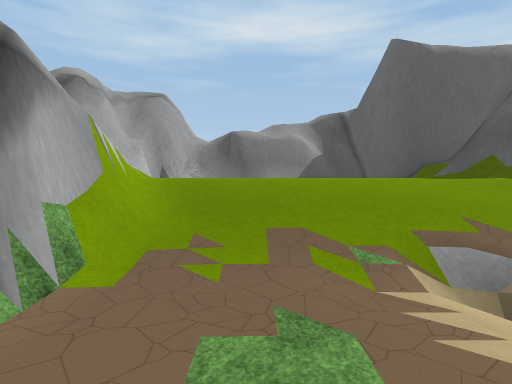
[1] (above)

12 first-person views from a walk through a 3-D level made in the Unity game engine. The camera is 1.5 m above the floor, looks level and sees 75° across. The floor is counted in squares, 2 m on a side. Each view is taken from the middle of a square. On the plan, view 1 faces up. The plan holds only what a view shows up to about 11 squares ahead; the rest is blank. The place goes on beyond the plan. The player character is not drawn. Some surface patterns are stand-ins.

[2]
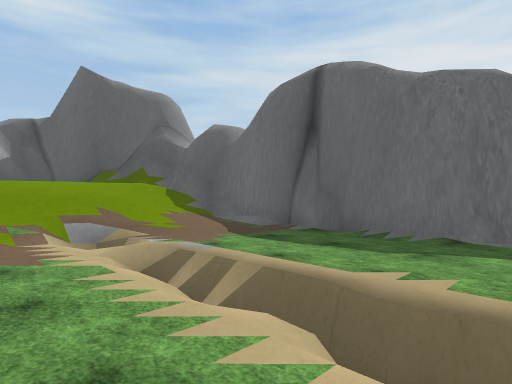

[3]
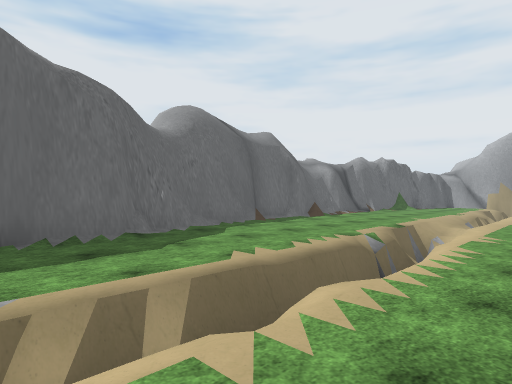

[4]
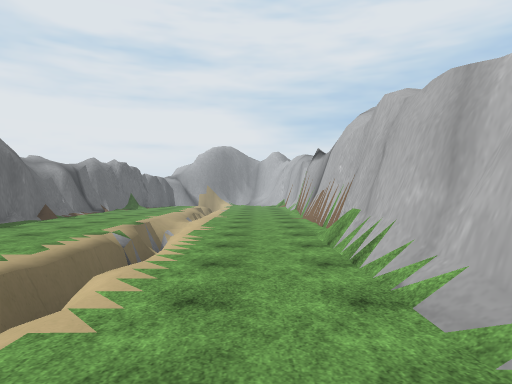

[5]
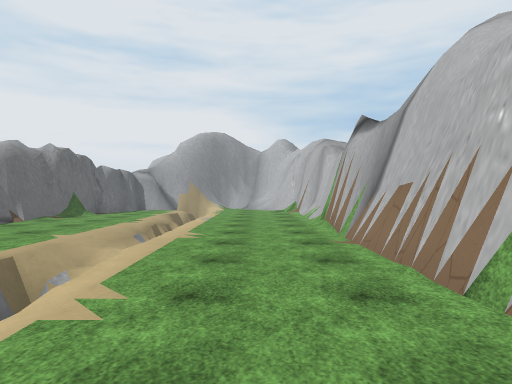

[6]
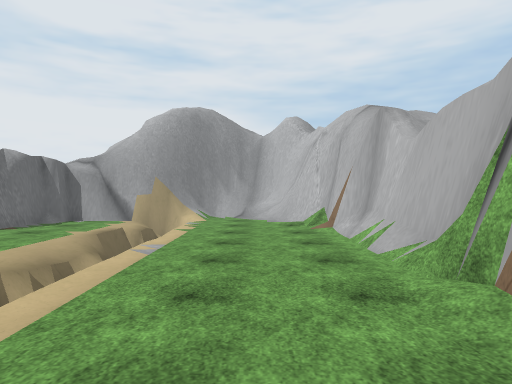

[7]
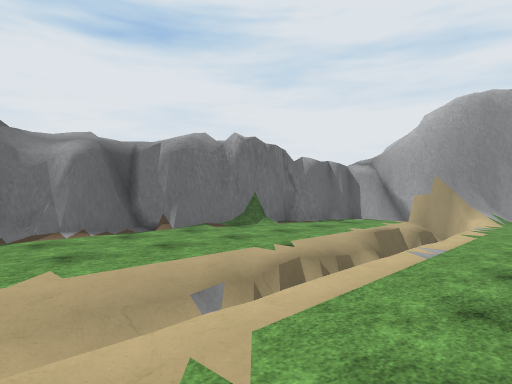

[8]
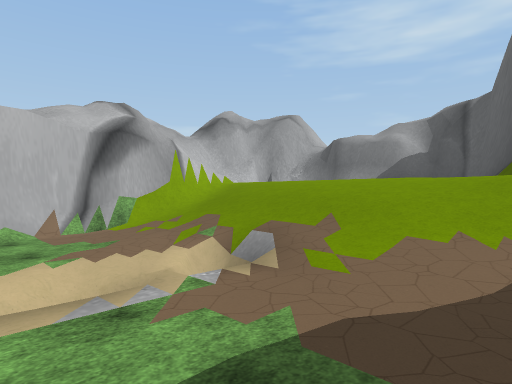

[9]
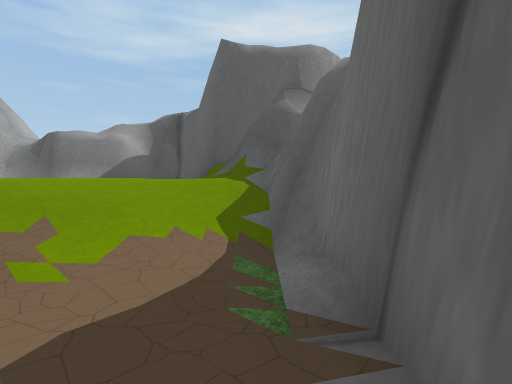

[10]
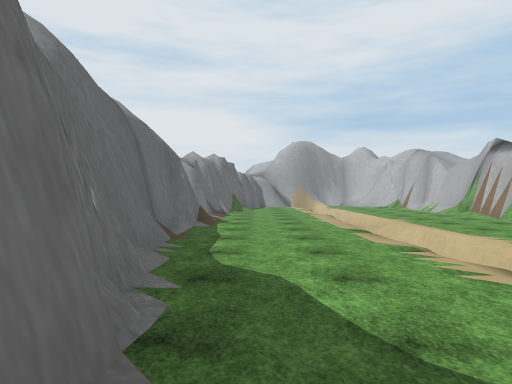

[11]
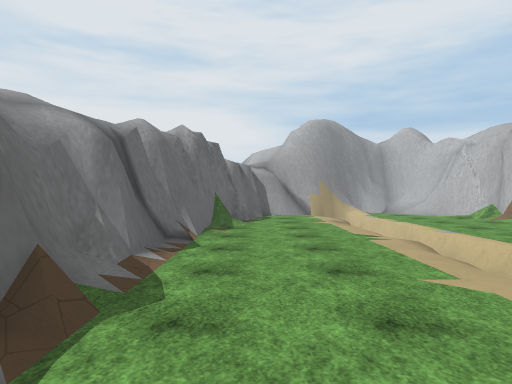

[12]
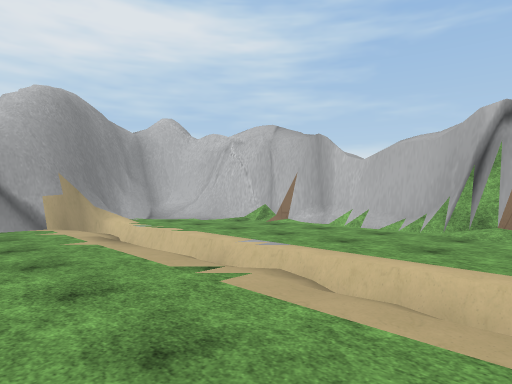

### Floor plan
Key: @ floor where view 1 was taken; # wall or solid block; . main floor; - floor 1 m lower than the main floor; : floor 2 m higher than the main floor; / step, stairs or slope; = window, fence, low wall or low ledge; v drop or lower ground.
Columns run from 3 left of view 1 to 7 right of it. Each row starts with its distance up from view 1.
  9 ########
  8 ##//// ##
  7 #/     /#
  6 #/:::://##
  5 ##///////#
  4 ##///////#
  3  #///////#
  2  #...#...#
  1  #/..-...#
  0  #/@.-...#
 -1  #/..v...#
 -2  ##..v...#
 -3  ##..v...##
 -4  #...v....#
 -5  #...v....#
 -6  #...v/...#
 -7  #...//...#
 -8  #...//..=#
 -9  #.../....#
-10  #.../....#
-11  #...v....#
-12  #...v...##
-13  #...v...#
-14  #...v/..#
-15  #...v///#
-16  ##..v///#
-17   #/.v####
-18   #/###
-19   ####

Where each view was taken, in squares from view 1:
view 1: 0 up, 0 right, facing up
view 2: 3 down, 0 right, facing up-right
view 3: 1 up, 0 right, facing down-right
view 4: 2 up, 0 right, facing down
view 5: 3 down, 0 right, facing down
view 6: 8 down, 0 right, facing down
view 7: 8 down, 0 right, facing down-right
view 8: 0 up, 5 right, facing up-left
view 9: 0 up, 5 right, facing up
view 10: 0 up, 5 right, facing down
view 11: 6 down, 5 right, facing down
view 12: 9 down, 5 right, facing down-left
